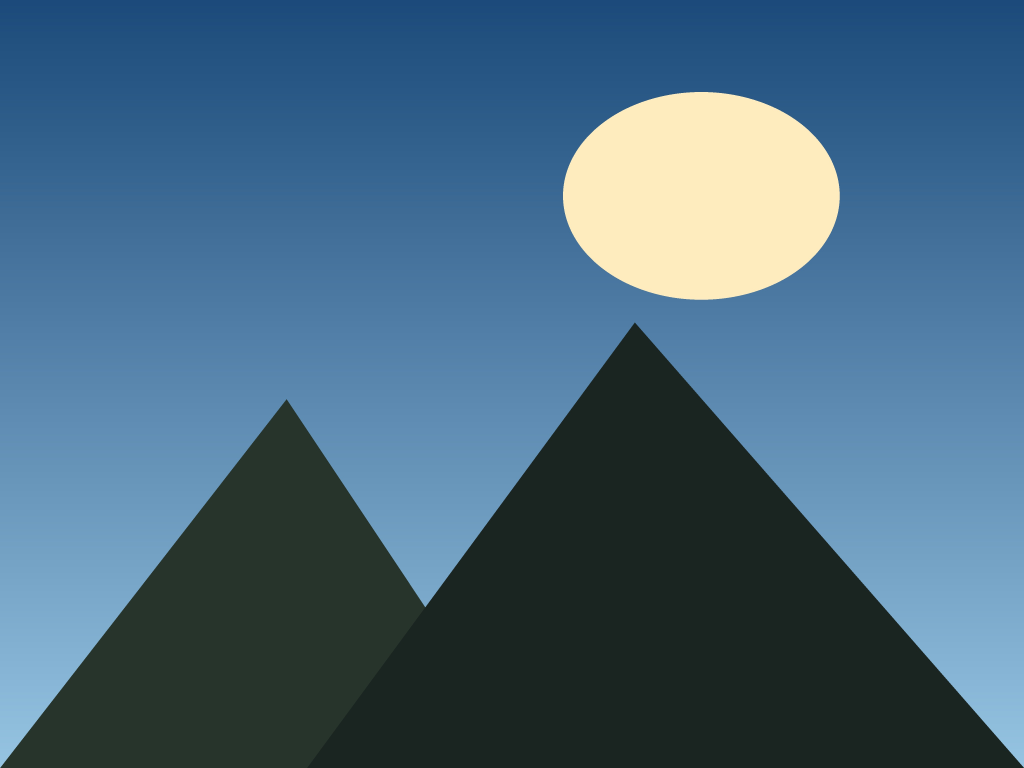
#> input picture demo/vivo_live/IMG_20240101_120000.jpg, 4096 x 3072 px (shown at 1/4 size)
$ python -i vivo2oppo_live.py   (imports and definitions only)
#> lines starting #> are read from the running program, lines starting #| are printed output that depends on the picture
#!/usr/bin/env python3
# -*- coding: utf-8 -*-
"""
vivo -> OPPO 实况照片批量转换

vivo(OriginOS) 的实况照片是「IMG_xxx.jpg + IMG_xxx.mp4」两个文件；
OPPO/一加(ColorOS 15+) 的实况照片是「单个 jpg」，mp4 直接追加在 JPEG 末尾，
由 XMP(GCamera/OpCamera/Container) 与 moov 里的 lpex 盒子描述。

本脚本把同一目录下同名的 jpg+mp4 合成一个 OPPO 可识别的单文件实况照片，
只重新封装、不重新编码视频，画质无损。

用法:
    python vivo2oppo_live.py                     # 转换 ./vivo_live -> ./oppo_ready
    python vivo2oppo_live.py <输入目录> -o <输出目录>
    python vivo2oppo_live.py <输入目录> --no-lpex  # 只写 XMP，不写 lpex（排障用）
    python vivo2oppo_live.py <总目录> -o <输出目录> --mirror
        # 递归处理所有子文件夹，保持原有目录结构：
        # 有同名 mp4 的 jpg 转成 OPPO 单文件实况图（原 jpg+mp4 不再输出），
        # 其余 jpg/png/heic 等文件原样复制。
    python vivo2oppo_live.py <总目录> -o <输出目录> --mirror --heic-to-jpeg [all]
        # 额外把 HEIC 转成 JPEG（重新编码一次）：
        # 不带参数=只转带配对 mp4 的 HEIC 并做成实况；all=所有 HEIC 都转
        # 需要先安装: python -m pip install pillow-heif
    # 中断后续跑：加 --resume，已完整生成的文件会自动跳过
"""

import argparse
import json
import os
import re
import shutil
import struct
import sys
import tempfile
from pathlib import Path

XMP_HEADER = b'http://ns.adobe.com/xap/1.0/\x00'

CONTAINERS = {
    'moov', 'trak', 'mdia', 'minf', 'stbl', 'dinf', 'edts', 'mvex', 'udta',
    'tref', 'ipro', 'sinf', 'schi', 'meco', 'hnti', 'hinf',
}


# ---------------------------------------------------------------- JPEG 部分

# [247 lines left out: functions jpeg_end, insert_app1, iter_boxes, walk, parse_mp4, matrix_orientation and 3 more, not called in this run]


def build_xmp_segment(cover_us, video_len):
    packet, header = build_xmp(cover_us, video_len)
    return header + packet


# ---------------------------------------------------------------- 校验

# [41 lines left out: function verify, not called in this run]


# ---------------------------------------------------------------- 主流程

class AlreadyLive(RuntimeError):
    """原图已经自带实况信息，无需转换。"""


# [49 lines left out: functions is_oppo_live, convert, copy_file, not called in this run]


HEIC_EXTS = ('.heic', '.heif')
_heif_ready = False

# EXIF 方向 -> Pillow 旋转方式
_ORIENT_METHOD = {
    2: 'FLIP_LEFT_RIGHT', 3: 'ROTATE_180', 4: 'FLIP_TOP_BOTTOM',
    5: 'TRANSPOSE', 6: 'ROTATE_270', 7: 'TRANSVERSE', 8: 'ROTATE_90',
}


# [29 lines left out: function heic_to_jpeg, not called in this run]


def mirror_tree(src, out_dir, with_lpex=True, cover_ratio=0.4, dry_run=False,
                heic_mode=None, resume=False):
    """递归转换并镜像目录结构；无法转换或非实况的文件原样复制。"""
    stats = {'converted': 0, 'already': 0, 'copied': 0, 'skipped': 0,
             'heic': 0, 'resumed': 0, 'failed': [], 'heic_pairs': []}

    def source_done(dst, src_file):
        return dst.exists() and dst.stat().st_size == src_file.stat().st_size

    # [23 lines left out: function live_done, not called in this run]

    dirs = sorted({p.parent for p in src.rglob('*') if p.is_file()})
    for d in dirs:
        entries = sorted(p for p in d.iterdir() if p.is_file())
        mp4s = {}
        for f in entries:
            if f.suffix.lower() == '.mp4':
                mp4s.setdefault(f.stem.lower(), f)
        consumed = set()

        # 第一轮：图片
        for f in entries:
            ext = f.suffix.lower()
            rel = f.relative_to(src)
            dst = out_dir / rel
            if ext == '.mp4':
                continue
            if f.name.lower() == '.nomedia':
                stats['skipped'] += 1
                print(f'[跳过 .nomedia] {rel}')
                continue
            if ext not in ('.jpg', '.jpeg'):
                paired = ext in HEIC_EXTS and f.stem.lower() in mp4s
                if paired and heic_mode is None:
                    if resume and source_done(dst, f):
                        stats['resumed'] += 1
                        print(f'[已完成-跳过] {rel}')
                        continue
                    stats['heic_pairs'].append(rel)
                    print(f'[提示] {rel} 有配对 mp4，HEIC 无法承载 OPPO 实况，两者均原样复制'
                          f'（可加 --heic-to-jpeg 转换）')
                    stats['copied'] += 1
                    if not dry_run:
                        copy_file(f, dst)
                    continue
                if ext in HEIC_EXTS and heic_mode and (paired or heic_mode == 'all'):
                    key = f.stem.lower()
                    clash = any(g is not f
                                and g.stem.lower() == key
                                and g.suffix.lower() in ('.jpg', '.jpeg')
                                for g in entries)
                    if clash:
                        stats['copied'] += 1
                        if not dry_run:
                            copy_file(f, dst)
                        print(f'[提示] {rel} 与同目录同名 jpg 冲突，未转换，原样复制')
                        continue
                    out_jpg = dst.with_suffix('.jpg')
                    if resume and (live_done(out_jpg) if paired else
                                   out_jpg.exists() and out_jpg.stat().st_size > 0):
                        if paired:
                            consumed.add(key)
                        stats['resumed'] += 1
                        print(f'[已完成-跳过] {rel}')
                        continue
                    try:
                        if not dry_run:
                            with tempfile.TemporaryDirectory() as td:
                                tmp = Path(td) / (key + '.jpg')
                                heic_to_jpeg(f, tmp)
                                if paired:
                                    convert(tmp, mp4s[key], out_jpg,
                                            with_lpex, cover_ratio)
                                else:
                                    copy_file(tmp, out_jpg)
                            os.utime(out_jpg, (f.stat().st_atime,
                                               f.stat().st_mtime))
                        if paired:
                            consumed.add(key)
                        stats['heic'] += 1
                        print(f'[HEIC→JPEG{"+实况" if paired else ""}] {rel}')
                    except Exception as e:  # noqa: BLE001
                        stats['failed'].append((rel, str(e)))
                        if not dry_run:
                            copy_file(f, dst)
                        print(f'[HEIC 转换失败-原样保留] {rel}: {e}')
                    continue
                if resume and source_done(dst, f):
                    stats['resumed'] += 1
                    print(f'[已完成-跳过] {rel}')
                    continue
                stats['copied'] += 1
                if not dry_run:
                    copy_file(f, dst)
                continue

            key = f.stem.lower()
            mp4 = mp4s.get(key)
            if resume and dst.exists() and dst.stat().st_size > 0 and (
                    live_done(dst) or dst.stat().st_size == f.stat().st_size):
                if mp4 is not None:
                    consumed.add(key)
                stats['resumed'] += 1
                print(f'[已完成-跳过] {rel}')
                continue
            if mp4 is None:
                stats['copied'] += 1
                if not dry_run:
                    copy_file(f, dst)
                print(f'[复制] {rel}')
                continue

            if is_oppo_live(f):
                consumed.add(key)
                stats['already'] += 1
                if not dry_run:
                    copy_file(f, dst)
                print(f'[已是实况] {rel}')
                continue

            try:
                if not dry_run:
                    jlen, vlen = convert(f, mp4, dst, with_lpex, cover_ratio)
                consumed.add(key)
                stats['converted'] += 1
                print(f'[实况] {rel}')
            except Exception as e:  # noqa: BLE001
                stats['failed'].append((rel, str(e)))
                if not dry_run:
                    copy_file(f, dst)
                print(f'[失败-原样保留] {rel}: {e}')

        # 第二轮：未被合并的 mp4
        for f in entries:
            if f.suffix.lower() != '.mp4':
                continue
            rel = f.relative_to(src)
            if f.stem.lower() in consumed:
                stats['skipped'] += 1
                print(f'[已合并-不复制] {rel}')
            else:
                dst = out_dir / rel
                if resume and source_done(dst, f):
                    stats['resumed'] += 1
                    print(f'[已完成-跳过] {rel}')
                    continue
                stats['copied'] += 1
                if not dry_run:
                    copy_file(f, dst)

    print(f'\n实况转换 {stats["converted"]}，已是实况 {stats["already"]}，'
          f'HEIC→JPEG {stats["heic"]}，原样复制 {stats["copied"]}，'
          f'已完成跳过 {stats["resumed"]}，其他跳过 {stats["skipped"]}，'
          f'失败 {len(stats["failed"])}')
    if stats['failed']:
        print('失败明细（均已原样复制原文件）：')
        for rel, msg in stats['failed']:
            print(f'  {rel}: {msg}')
    if stats['heic_pairs']:
        print(f'\n注意：发现 {len(stats["heic_pairs"])} 个 HEIC 带配对 mp4，'
              f'HEIC 无法做成 OPPO 实况，已把两者都原样复制'
              f'（如需转换请加 --heic-to-jpeg）：')
        for rel in stats['heic_pairs']:
            print(f'  {rel}')
    print(f'输出目录: {out_dir.resolve()}')


# [60 lines left out: function main, not called in this run]


# [2 lines not run here, left out]

>>> import cv2
>>> picture = cv2.imread('demo/vivo_live/IMG_20240101_120000.jpg', cv2.IMREAD_GRAYSCALE)
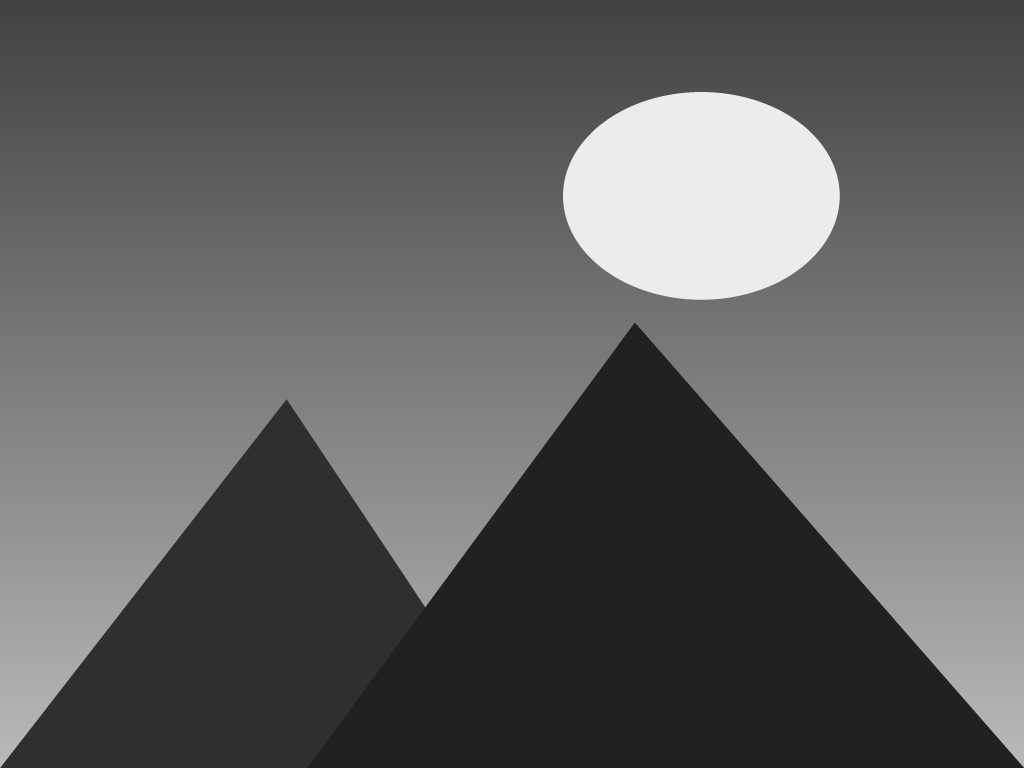
#> picture: shape (3072, 4096) (shown at 1/4 size); min 21, max 248, mean 95.2
>>> result = mirror_tree(picture, 'out.png')
#> (the run stopped early here; a loop or call above may not have finished)
